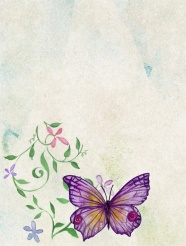
#> input picture ImageProcessing_4/butterfly.jpg, 186 x 246 px
$ python gaussianNoise.py
#> lines starting #> are read from the running program, lines starting #| are printed output that depends on the picture; after the words box and inside, x2 and y2 are one past the last pixel; in counts of white or black regions, pixels touching at a corner belong together
import random
import cv2
from numpy import random


def GaussianNoise(src, means, sigma, percetage):
    NoiseImg = src
    NoiseNum = int(percetage * src.shape[0] * src.shape[1])
    for i in range(NoiseNum):
        randX = random.randint(0, src.shape[0] - 1)
        randY = random.randint(0, src.shape[1] - 1)
        # NoiseImg[randX, randY] = NoiseImg[randX, randY] + random.gauss(means, sigma)
        NoiseImg[randX, randY] = NoiseImg[randX, randY] + random.normal(means, sigma)
        if NoiseImg[randX, randY] < 0:
            NoiseImg[randX, randY] = 0
        elif NoiseImg[randX, randY] > 255:
            NoiseImg[randX, randY] = 255
    return NoiseImg


def PepperandSalt(src, percetage):
    NoiseImg = src
    NoiseNum = int(percetage * src.shape[0] * src.shape[1])
    for i in range(NoiseNum):
        #椒盐噪声图片边缘不处理，故-1
        randX = random.random_integers(0, src.shape[0] - 1)
        randY = random.random_integers(0, src.shape[1] - 1)
        if random.random_integers(0, 1) <= 0.5:
            NoiseImg[randX, randY] = 0
        else:
            NoiseImg[randX, randY] = 255
    return NoiseImg


def imageSumPepperandSalt(origin_path, save_path):
    img = cv2.imread(origin_path, 0)
    img1 = PepperandSalt(img, 0.2)
    cv2.imwrite(save_path, img1)
    cv2.imshow('PepperandSalt', img1)
    cv2.waitKey(0)
    cv2.destroyAllWindows()


def imageSumGaussianNoise(origin_path, save_path):
    img = cv2.imread(origin_path, 0)
    img1 = GaussianNoise(img, 2, 4, 0.8)
    cv2.imwrite(save_path, img1)
    cv2.imshow('GaussianNoise', img1)
    cv2.waitKey(0)
    cv2.destroyAllWindows()

def origin_show(origin_path):
#> called with origin_path = 'butterfly.jpg'
    img = cv2.imread(origin_path, )
#> img is the input picture: shape (246, 186, 3); mean B, G, R 210.2, 218.2, 222.1
    # 灰度化
    # img = cv2.imread(origin_path, 0)
    cv2.imshow('origin', img)
    cv2.waitKey(0)
    cv2.destroyAllWindows()

if __name__ == '__main__':
    origin_path = 'butterfly.jpg'
    save_path1 = 'butterfly_Gaussian.jpg'
    save_path2 = 'butterfly_Salt.jpg'
    origin_show(origin_path)
    imageSumGaussianNoise(origin_path, save_path1)
#> in imageSumGaussianNoise, `img = cv2.imread(origin_path, 0)`:
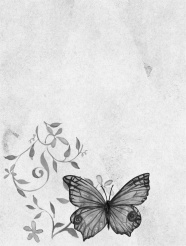
#> img: shape (246, 186); min 9, max 246, mean 218.5
    imageSumPepperandSalt(origin_path, save_path2)
#> after the loop in PepperandSalt, `for i in range(NoiseNum):`:
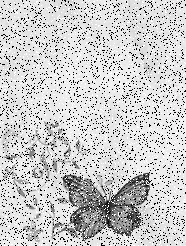
#> NoiseImg: shape (246, 186); 18.12% of pixels changed, all inside (x1, y1, x2, y2) = (0, 0, 186, 246)
